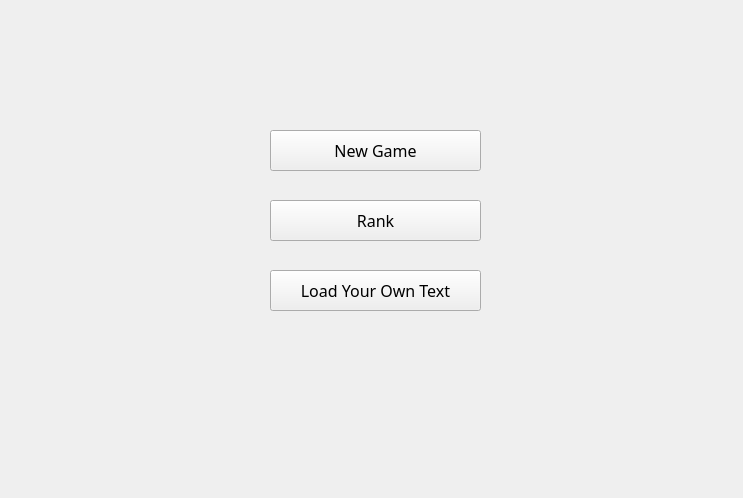
<?xml version="1.0" encoding="UTF-8"?>
<ui version="4.0">
 <class>Menu</class>
 <widget class="QMainWindow" name="Menu">
  <property name="geometry">
   <rect>
    <x>0</x>
    <y>0</y>
    <width>743</width>
    <height>498</height>
   </rect>
  </property>
  <property name="windowTitle">
   <string>MainWindow</string>
  </property>
  <widget class="QWidget" name="centralwidget">
   <widget class="QPushButton" name="pushButton">
    <property name="geometry">
     <rect>
      <x>270</x>
      <y>130</y>
      <width>211</width>
      <height>41</height>
     </rect>
    </property>
    <property name="font">
     <font>
      <family>微軟正黑體</family>
      <pointsize>12</pointsize>
     </font>
    </property>
    <property name="text">
     <string>New Game</string>
    </property>
   </widget>
   <widget class="QPushButton" name="pushButton_2">
    <property name="geometry">
     <rect>
      <x>270</x>
      <y>200</y>
      <width>211</width>
      <height>41</height>
     </rect>
    </property>
    <property name="font">
     <font>
      <family>微軟正黑體</family>
      <pointsize>12</pointsize>
     </font>
    </property>
    <property name="text">
     <string>Rank</string>
    </property>
   </widget>
   <widget class="QPushButton" name="pushButton_3">
    <property name="geometry">
     <rect>
      <x>270</x>
      <y>270</y>
      <width>211</width>
      <height>41</height>
     </rect>
    </property>
    <property name="font">
     <font>
      <family>微軟正黑體</family>
      <pointsize>12</pointsize>
     </font>
    </property>
    <property name="text">
     <string>Load Your Own Text</string>
    </property>
   </widget>
  </widget>
  <widget class="QMenuBar" name="menubar">
   <property name="geometry">
    <rect>
     <x>0</x>
     <y>0</y>
     <width>743</width>
     <height>25</height>
    </rect>
   </property>
  </widget>
 </widget>
 <resources/>
 <connections/>
</ui>
